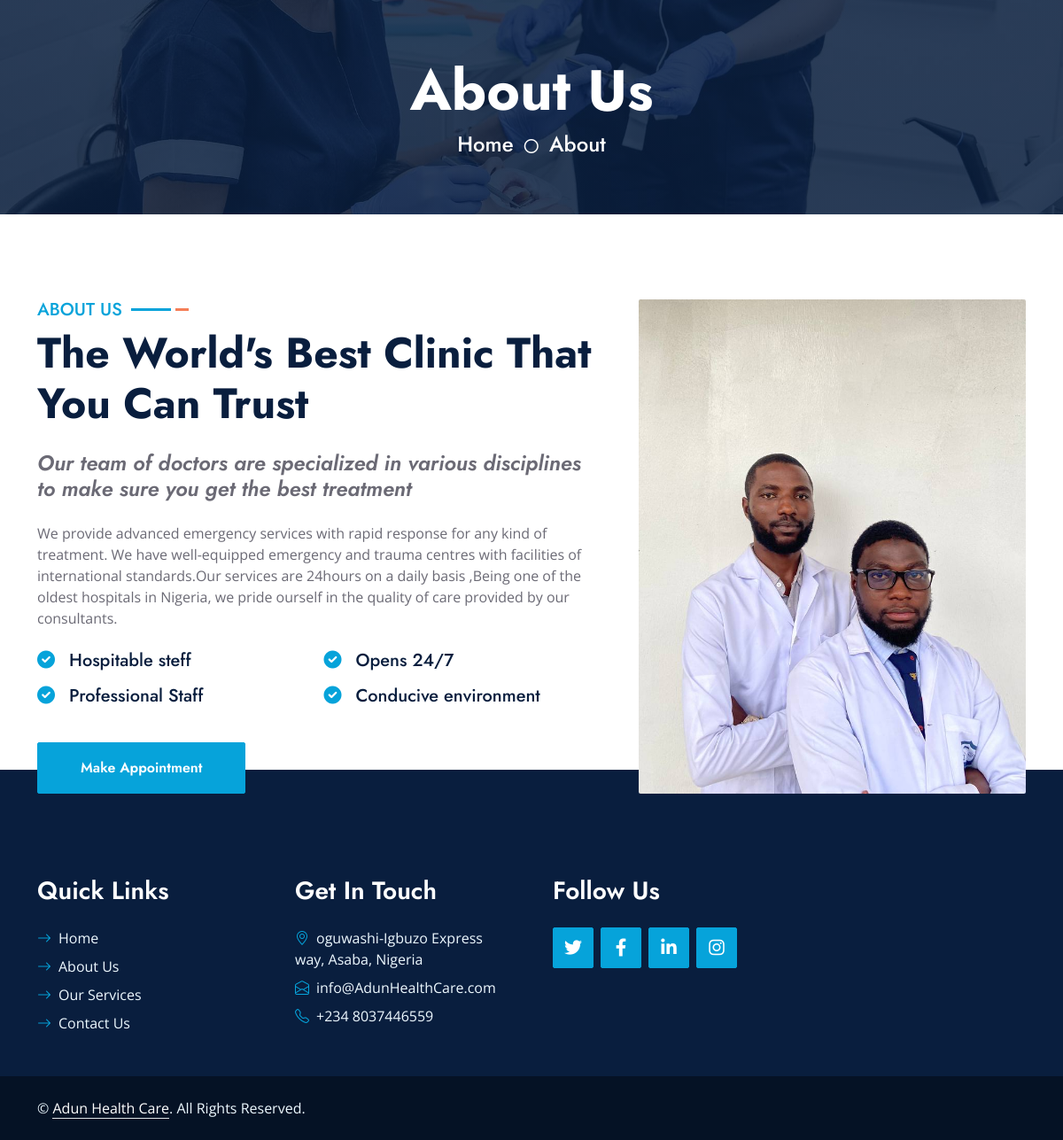
The page /about/ on the database its author committed.
### Adun/models.py (models this page shows, shortened)
class AboutContent(models.Model):
    title = models.CharField(max_length=200,  default='Say Something nice')
    subtitle = models.CharField(max_length=200)
    intro_text = models.TextField()
    image_url = models.ImageField(upload_to='AboutUs/%y/%m/%d/')

### Adun/views.py (the view)
# urls.py: path('about/', views.about, name='about'),
def about(request):
    about_content = AboutContent.objects.first()
    context = {
        'about_content': about_content,
    }
    return render(request, 'about.html', context)

### Adun/templates/about.html (shortened to what this page needs)
{% extends "base.html" %}
{% load static %}
{% block content %}
    <div class="container-fluid bg-primary py-5 hero-header mb-5">
        <div class="row py-3">
            <div class="col-12 text-center">
                <h1 class="display-3 text-white animated zoomIn">About Us</h1>
                <a href="" class="h4 text-white">Home</a>
                <i class="far fa-circle text-white px-2"></i>
                <a href="" class="h4 text-white">About</a>
            </div>
        </div>
    </div>
   <div class="container-fluid py-5 wow fadeInUp" data-wow-delay="0.1s">
    <div class="container">
        <div class="row g-5">
            <div class="col-lg-7">
                <div class="section-title mb-4">
                    <h5 class="position-relative d-inline-block text-primary text-uppercase">About Us</h5>
                    <h1 class="display-5 mb-0">{{ about_content.title }}</h1>
                </div>
                <h4 class="text-body fst-italic mb-4">{{ about_content.subtitle }}</h4>
                <p class="mb-4">{{ about_content.intro_text }}</p>
                <div class="row g-3">
                    <div class="col-sm-6 wow zoomIn" data-wow-delay="0.3s">
                        <h5 class="mb-3"><i class="fa fa-check-circle text-primary me-3"></i>Hospitable steff</h5>
                        <h5 class="mb-3"><i class="fa fa-check-circle text-primary me-3"></i>Professional Staff</h5>
                    </div>
                    <div class="col-sm-6 wow zoomIn" data-wow-delay="0.6s">
                        <h5 class="mb-3"><i class="fa fa-check-circle text-primary me-3"></i>Opens 24/7</h5>
                        <h5 class="mb-3"><i class="fa fa-check-circle text-primary me-3"></i>Conducive environment</h5>
                    </div>
                </div>
                <a href="appointment.html" class="btn btn-primary py-3 px-5 mt-4 wow zoomIn" data-wow-delay="0.6s">Make Appointment</a>
            </div>
            <div class="col-lg-5" style="min-height: 500px;">
                <div class="position-relative h-100">
                    <img class="position-absolute w-100 h-100 rounded wow zoomIn" data-wow-delay="0.9s" src="{{ about_content.image_url.url}}" style="object-fit: cover;">
                </div>
            </div>
        </div>
    </div>
</div>
{% endblock %}

### static/css/style.css (style rules this page uses)
:root { --primary: #06A3DA; --secondary: #F57E57; --light: #EEF9FF; --dark: #091E3E; }
h1, h2, .font-weight-bold { font-weight: 700 !important; }
h3, h4, .font-weight-semi-bold { font-weight: 600 !important; }
h5, h6, .font-weight-medium { font-weight: 500 !important; }
.btn { font-family: 'Jost', sans-serif; font-weight: 600; transition: .5s; }
.btn-primary, .btn-secondary { color: #FFFFFF; }
.section-title h5::before { position: absolute; content: ""; width: 45px; height: 3px; right: -55px; bottom: 11px; background: var(--primary); }
.section-title h5::after { position: absolute; content: ""; width: 15px; height: 3px; right: -75px; bottom: 11px; background: var(--secondary); }
.hero-header { background: linear-gradient(rgba(9, 30, 62, .85), rgba(9, 30, 62, .85)), url(../img/carousel-1.jpg) center center no-repeat; background-size: cover; }

### rows shown on the page
AboutContent: title "The World's Best Clinic That You Can Trust", subtitle "Our team of doctors are specialized in various disciplines to make sure you get the best treatment", intro_text "We provide advanced emergency services with rapid response for any kind of treatment. We have well-equipped emergency and trauma centres with facilities of international standards.Our services are 24hours on a daily basis ,Being one of the oldest hospitals in Nigeria, we pride ourself in the quality of care provided by our consultants.", image_url (picture)
